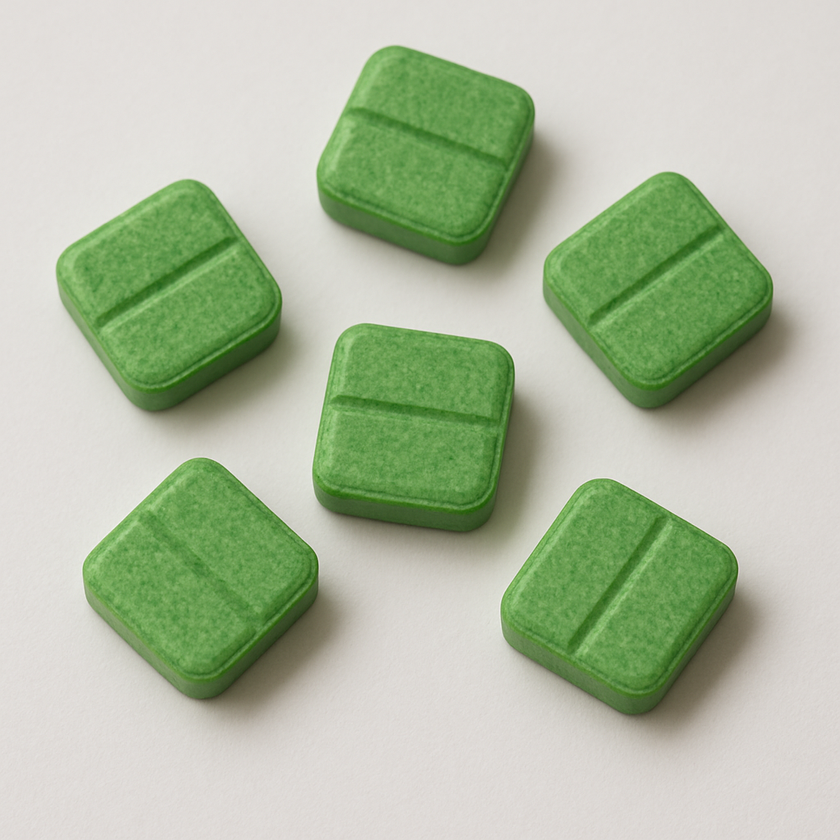
//> input picture input_images/color.png, 840 x 840 px, shrunk from 1024 x 1024 before the run
$ ./main   (built with g++ and OpenCV 4)
//> lines starting //> are read from the running program, lines starting //| are printed output that depends on the picture; after the words box and inside, x2 and y2 are one past the last pixel; in counts of white or black regions, pixels touching at a corner belong together
#include <opencv2/opencv.hpp>
#include <iostream>
#include <vector>
using namespace cv;
using namespace std;

int main() {
    vector<string> imagePaths = {
        "D:/opencv_project/input_images/color.png",
        "D:/opencv_project/input_images/pink_pill.jpeg",
        "D:/opencv_project/input_images/orange_pill.jpeg"
    };

    for (int i = 0; i < imagePaths.size(); i++) {
        string imagePath = imagePaths[i];

        // read image
        Mat img = imread(imagePath);
//> img is the input picture: 840 rows x 840 cols, CV_8UC3; mean B, G, R 162, 188.5, 175.6


        //converting the image to grayscale
        Mat gray;
        cvtColor(img, gray, COLOR_BGR2GRAY);
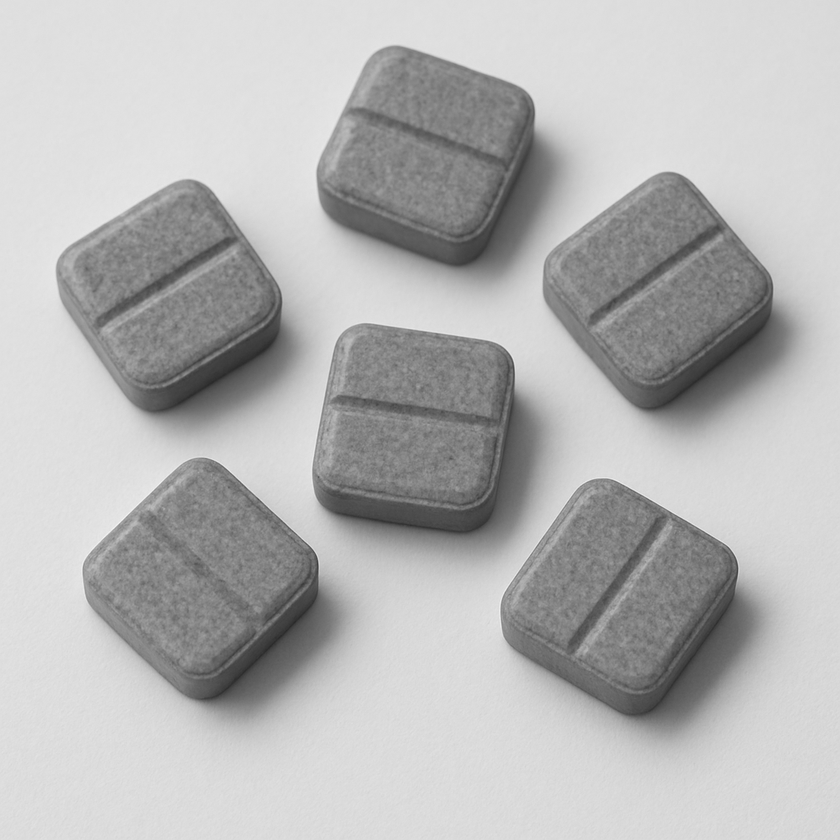
//> gray: 840 rows x 840 cols, CV_8UC1; min 41, max 243, mean 181.6

        //apply Gaussian blur
        Mat blur;
        GaussianBlur(gray, blur, Size(9, 9), 0);

        //detect edges using Canny
        Mat canny;
        Canny(blur, canny, 30, 150, 3);
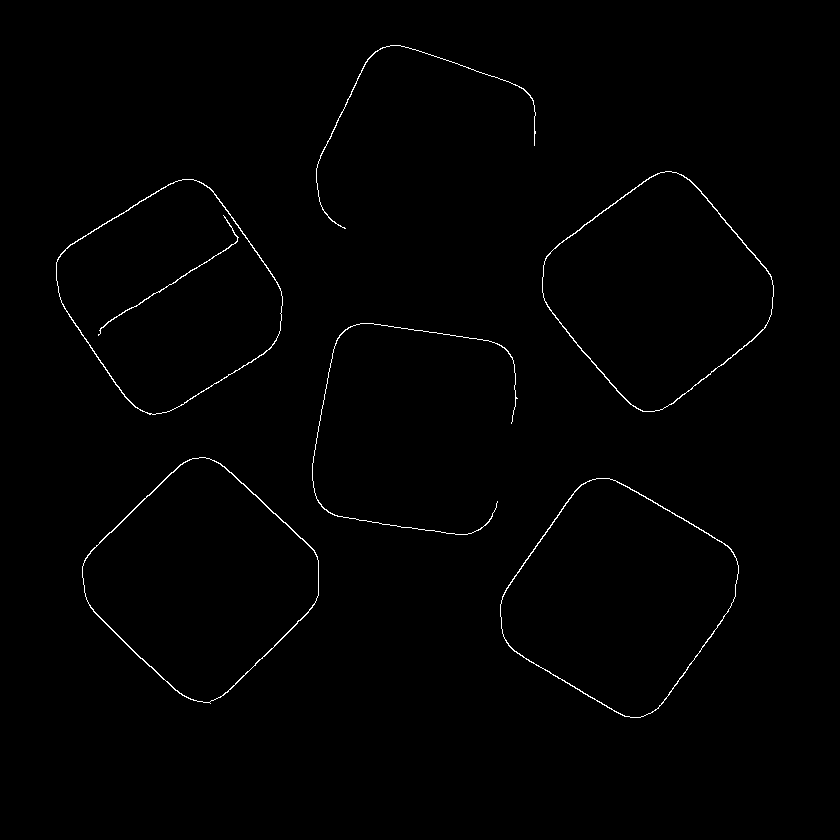
//> canny: 840 rows x 840 cols, CV_8UC1; 0.7% white in thin lines or dots, all inside (x1, y1, x2, y2) = (56, 45, 774, 718)

        //showing results
        imshow("Original Image", img);
        imshow("Grayscale Image", gray);
        imshow("Blurred Image", blur);
        imshow("Canny Edges", canny);

        Mat result = img.clone();

        //find contours
        vector<vector<Point>> contours;
        vector<Vec4i> hierarchy;
        findContours(canny, contours, hierarchy, RETR_EXTERNAL, CHAIN_APPROX_SIMPLE);
//> contours = 6 contours; box (x1, y1, x2, y2) and area: (500, 478, 739, 718) 37269, (82, 457, 319, 704) 36848, (542, 171, 774, 412) 35616, (56, 179, 283, 415) 35132, (316, 45, 536, 229) 80, (312, 323, 518, 535) 54

        //draw the contours on the image
        drawContours(result, contours, -1, Scalar(0, 255, 0), 2, LINE_8, hierarchy, 0);
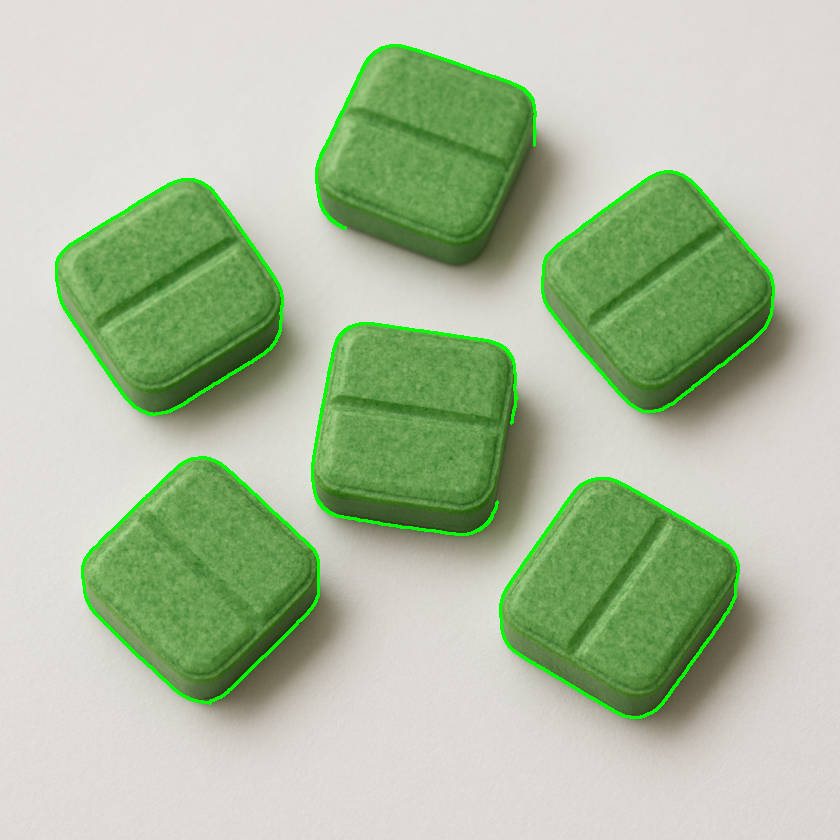
//> result: 840 rows x 840 cols, CV_8UC3; 1.93% of pixels changed, all inside (x1, y1, x2, y2) = (55, 44, 775, 719)

        cout << "Pills detected: " << contours.size() << endl;
//| Pills detected: 6

        imshow("Contours Drawn", result);

        waitKey(0);
        destroyAllWindows();
    }
//> pass 2 of the loop `for (int i = 0; i < imagePaths.size(); i++)`:
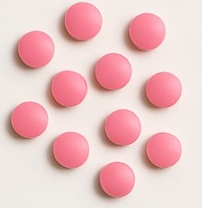
//> input picture input_images/pink_pill.jpeg, 202 x 208 px, shrunk from 246 x 253 before the run
//> img is the input picture: 208 rows x 202 cols, CV_8UC3; mean B, G, R 198.2, 197.3, 236
//> gray: 208 rows x 202 cols, CV_8UC1
//> blur: 208 rows x 202 cols, CV_8UC1
//> `Canny(blur, canny, 30, 150, 3);`:
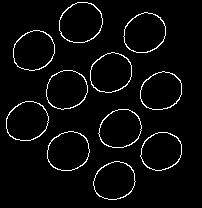
//> canny: 208 rows x 202 cols, CV_8UC1; 3.8% white in thin lines or dots, all inside (x1, y1, x2, y2) = (6, 2, 182, 200)
//> contours = 11 contours; largest, box (x1, y1, x2, y2) and area: (59, 2, 103, 43) 1374, (123, 12, 166, 53) 1304, (47, 131, 90, 171) 1299, (90, 52, 132, 93) 1298, (6, 101, 49, 141) 1296
//> `drawContours(result, contours, -1, Scalar(0, 255, 0), 2, LINE_8, hiera..`:
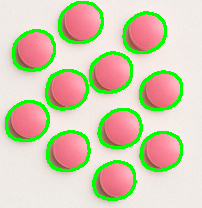
//> result: 208 rows x 202 cols, CV_8UC3; 11.51% of pixels changed, all inside (x1, y1, x2, y2) = (5, 1, 183, 201)
//| Pills detected: 11
//> pass 3 of the loop `for (int i = 0; i < imagePaths.size(); i++)`:
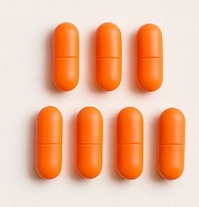
//> input picture input_images/orange_pill.jpeg, 199 x 207 px, shrunk from 243 x 252 before the run
//> img is the input picture: 207 rows x 199 cols, CV_8UC3; mean B, G, R 155.5, 185.1, 237.1
//> gray: 207 rows x 199 cols, CV_8UC1
//> blur: 207 rows x 199 cols, CV_8UC1
//> `Canny(blur, canny, 30, 150, 3);`:
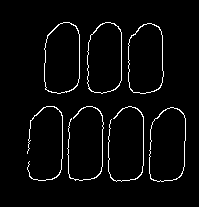
//> canny: 207 rows x 199 cols, CV_8UC1; 3.4% white in thin lines or dots, all inside (x1, y1, x2, y2) = (27, 22, 186, 182)
//> contours = 7 contours; box (x1, y1, x2, y2) and area: (149, 107, 186, 182) 2298, (44, 22, 80, 94) 2175, (128, 23, 164, 94) 2120, (87, 22, 122, 94) 2108, (108, 106, 144, 182) 26, (67, 106, 104, 181) 26, (27, 106, 63, 181) 25
//> `drawContours(result, contours, -1, Scalar(0, 255, 0), 2, LINE_8, hiera..`:
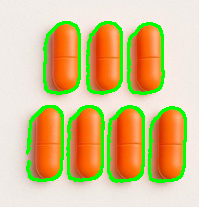
//> result: 207 rows x 199 cols, CV_8UC3; 10.71% of pixels changed, all inside (x1, y1, x2, y2) = (26, 21, 187, 183)
//| Pills detected: 7

    return 0;
}
